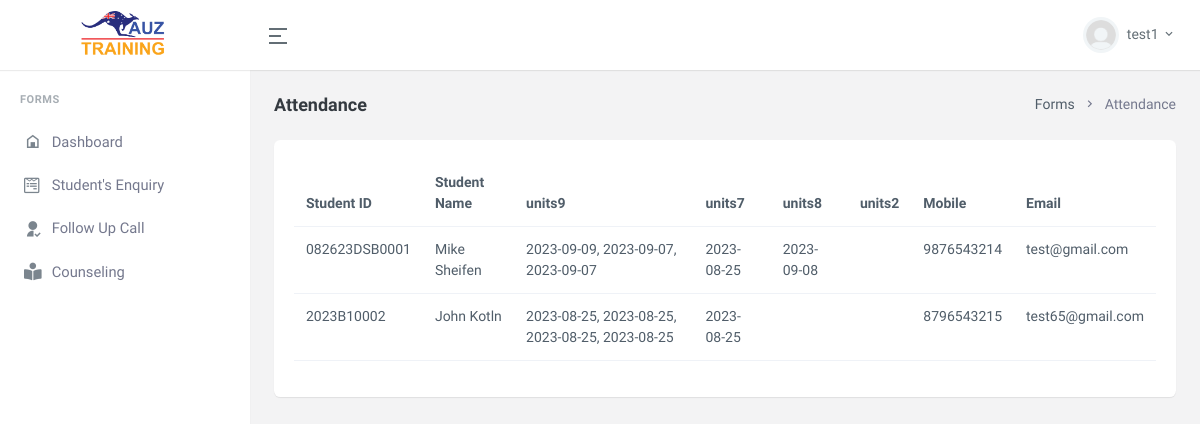
/attendance_record.php (signed in), run on an earlier commit of the app's database.
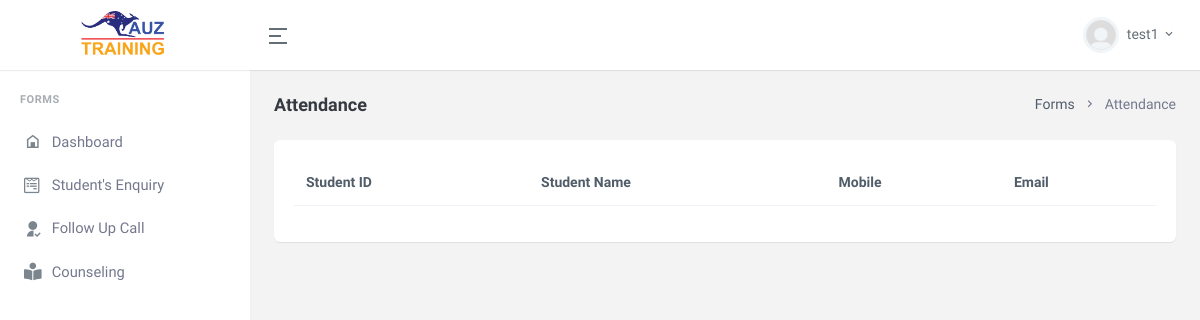
And on a later commit of the database.
### tables this page shows
CREATE TABLE IF NOT EXISTS `student_enrolment` (
  `st_enrol_id` int NOT NULL AUTO_INCREMENT,
  `st_unique_id` varchar(255) DEFAULT NULL,
  `st_enquiry_id` varchar(255) DEFAULT NULL,
  `st_qualifications` tinyint(1) NOT NULL,
  `st_enrol_course` tinyint(1) DEFAULT NULL,
  `st_venue` varchar(15) NOT NULL,
  `st_middle_name` varchar(255) NOT NULL,
  `st_name` varchar(255) NOT NULL,
  `st_mobile` varchar(255) NOT NULL,
  `st_email` varchar(255) NOT NULL,
  `st_source` tinyint(1) NOT NULL,
  `st_given_name` varchar(255) NOT NULL,
  `st_enrol_status` tinyint(1) NOT NULL,
  `created_date` timestamp NOT NULL DEFAULT CURRENT_TIMESTAMP ON UPDATE CURRENT_TIMESTAMP,
  PRIMARY KEY (`st_enrol_id`)
);

### attendance_record.php (the view, shortened to what this page needs)
<?php include('includes/dbconnect.php'); ?>
<?php
if(@$_SESSION['user_type']==1){
    $queryCrs=mysqli_fetch_all(mysqli_query($connection,"select DISTINCT(st_course_unit) from student_attendance"),MYSQLI_ASSOC);
?>
<!doctype html>
<html lang="en">
    <head>
        <?php include('includes/app_includes.php'); ?>
    </head>
    <body data-topbar="colored">
        <div id="layout-wrapper">
            <?php include('includes/header.php'); ?>
            <?php include('includes/sidebar.php'); ?>
            <div class="main-content">
                <div class="page-content">
                    <div class="container-fluid">
                        <div class="row">
                            <div class="col-12">
                                <div class="page-title-box d-sm-flex align-items-center justify-content-between">
                                    <h4 class="mb-sm-0">Attendance</h4>
                                    <div class="page-title-right">
                                        <ol class="breadcrumb m-0">
                                            <li class="breadcrumb-item"><a href="javascript: void(0);">Forms</a></li>
                                            <li class="breadcrumb-item active">Attendance</li>
                                        </ol>
                                    </div>
                                </div>
                            </div>
                        </div>
                        <?php
                        $query=mysqli_query($connection,"SELECT DISTINCT(st_unique_id) FROM `student_attendance`");
                        ?>
                        <div class="row">
                            <div class="col-12">
                                <div class="card">
                                    <div class="card-body">
                                            <table id="datatable" class="table nowrap" style="border-collapse: collapse; border-spacing: 0; width: 100%;">
                                                <thead>
                                                    <tr>
                                                        <th scope="col">Student ID</th>
                                                        <th scope="col">Student Name</th>
                                                        <?php
                                                        foreach($queryCrs as $value){
                                                            echo '<th scope="col">'.$value['st_course_unit'].'</th>';
                                                        }
                                                        ?>
                                                        <th scope="col">Mobile</th>
                                                        <th scope="col">Email</th>
                                                    </tr>
                                                </thead>
                                                <tbody>
                                                <?php
                                                while($queryRes=mysqli_fetch_array($query)){
                                                    $id=$queryRes['st_unique_id'];
                                                    $selectName=mysqli_fetch_array(mysqli_query($connection,"SELECT * FROM `student_enrolment` WHERE st_unique_id='$id'"));
                                                        if($selectName['st_unique_id']!=''){
                                                    ?>
                                                        <?php
                                                        echo '<tr>';
                                                        echo "<td>".$queryRes['st_unique_id']."</td>";
                                                        echo "<td>".$selectName['st_given_name'].' '.$selectName['st_middle_name']."</td>";
                                                        foreach($queryCrs as $value){
                                                        $coursedunit=$value['st_course_unit'];
                                                        $checkUnitDate=mysqli_fetch_array(mysqli_query($connection,"SELECT GROUP_CONCAT(st_unit_date SEPARATOR ', ') AS st_unit_dates from student_attendance where st_course_unit='$coursedunit' AND st_unique_id='$id'"));
                                                        echo '<td>'.$checkUnitDate['st_unit_dates'].'</td>';
                                                        }
                                                        echo "<td>".$selectName['st_mobile']."</td>";
                                                        echo "<td>".$selectName['st_email']."</td>";
                                                        echo "</tr>";
                                                        ?>
                                                 <?php }
                                                 }
                                                 ?>
                                                </tbody>
                                            </table>
                                    </div>
                                </div>
                            </div>
                        </div>
                    </div>
                </div>
            </div>
        </div>
        <?php include('includes/footer_includes.php'); ?>
    </body>
</html>
<?php }else{
header("Location: index.php");
}
?>

### includes/app_includes.php (shortened to what this page needs)
<link href="assets/libs/jqvmap/jqvmap.min.css" rel="stylesheet" />
<link href="assets/css/bootstrap.min.css" id="bootstrap-style" rel="stylesheet" type="text/css" />
<link href="assets/libs/datatables.net-bs4/css/dataTables.bootstrap4.min.css" rel="stylesheet" type="text/css" />
<link href="assets/libs/datatables.net-buttons-bs4/css/buttons.bootstrap4.min.css" rel="stylesheet" type="text/css" />
<link href="assets/libs/sweetalert2/sweetalert2.min.css" rel="stylesheet" type="text/css" />
<link href="assets/libs/select2/css/select2.min.css" rel="stylesheet" type="text/css">
<link rel="stylesheet" href="https://cdnjs.cloudflare.com/ajax/libs/bootstrap-select/1.14.0-beta2/css/bootstrap-select.min.css" />
<link href="assets/css/icons.min.css" rel="stylesheet" type="text/css" />
<link href="assets/css/app.min.css" id="app-style" rel="stylesheet" type="text/css" />
<link href="assets/css/panel.css" rel="stylesheet" type="text/css" />

### includes/header.php (shortened to what this page needs)
<header id="page-topbar">
                <div class="navbar-header">
                    <div class="d-flex">
                        <div class="navbar-brand-box text-center">
                            <a href="index.html" class="logo logo-dark">
                                <span class="logo-lg">
                                    <img src="assets/images/logo-dark.png" alt="logo-dark" height="50">
                                </span>
                            </a>
                        </div>
                        <button type="button" class="btn btn-sm px-3 font-size-24 header-item waves-effect" id="vertical-menu-btn">
                            <i class="ri-menu-2-line align-middle"></i>
                        </button>
                    </div>
                    <div class="d-flex">
                        <div class="dropdown d-inline-block user-dropdown">
                            <button type="button" class="btn header-item waves-effect" id="page-header-user-dropdown"
                                data-bs-toggle="dropdown" aria-haspopup="true" aria-expanded="false">
                                <img class="rounded-circle header-profile-user" src="assets/images/users/default_img.png"
                                    alt="Header Avatar">
                                <span class="d-none d-xl-inline-block ms-1"><?php echo $_SESSION['user_name']; ?></span>
                                <i class="mdi mdi-chevron-down d-none d-xl-inline-block"></i>
                            </button>
                        </div>
                    </div>
                </div>
            </header>

### includes/sidebar.php (shortened to what this page needs)
<div class="vertical-menu">
    <div data-simplebar class="h-100">
        <div id="sidebar-menu">
            <ul class="metismenu list-unstyled" id="side-menu">
                <li class="menu-title">Forms</li>
                <li class="">
                    <a href="dashboard.php" class="waves-effect">
                        <i class="mdi mdi-home-variant-outline"></i>
                        <span>Dashboard</span>
                    </a>
                </li>
                <?php
                if(@$_SESSION['user_type']==1){
                ?>
                <li>
                    <a href="student_enquiry.php" class="waves-effect">
                        <i class="fab fa-wpforms"></i>
                        <span>Student's Enquiry</span>
                    </a>
                </li>
                <?php } ?>
                <li>
                    <a href="followup_call.php" class="waves-effect">
                        <i class="ri-user-follow-fill"></i>
                        <span>Follow Up Call</span>
                    </a>
                </li>
                <li>
                    <a href="counselling_form.php" class="waves-effect">
                        <i class="fas fa-book-reader"></i>
                        <span>Counseling</span>
                    </a>
                </li>
            </ul>
        </div>
    </div>
</div>

### includes/footer_includes.php (shortened to what this page needs)
<link rel="stylesheet" type="text/css" href="//cdn.jsdelivr.net/bootstrap.daterangepicker/2/daterangepicker.css" />

### assets/css/panel.css (style rules this page uses)
:root { --backgroundcolor: #1a237e; --bordercolor: #1a237e; --color: #1a237e; }

What changed in the data, as far as the page shows it:
removed student_enrolment: st_given_name "Mike", st_middle_name "Sheifen", st_unique_id "082623DSB0001" (drawn), st_mobile "9876543214", st_email "test@gmail.com"
removed student_enrolment: st_given_name "John", st_middle_name "Kotln", st_unique_id "2023B10002" (drawn), st_mobile "8796543215", st_email "test65@gmail.com"
Also different on the page:
list line gone: "units9"
list line gone: "units7"
list line gone: "units8"
list line gone: "units2"
list line gone: "082623DSB0001 2023-09-09, 2023-09-07, 2023-09-07 2023-08-25 2023-09-08"
list line gone: "2023B10002 2023-08-25, 2023-08-25, 2023-08-25, 2023-08-25 2023-08-25"
